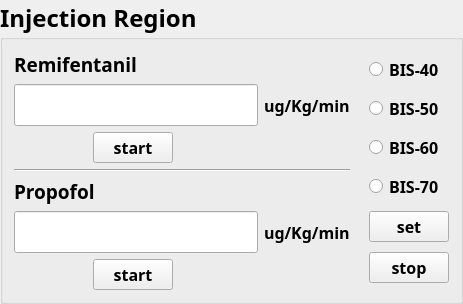
           <widget class="QGroupBox" name="maintain_groupBox">
            <property name="palette">
             <palette>
              <active>
               <colorrole role="WindowText">
                <brush brushstyle="SolidPattern">
                 <color alpha="255">
                  <red>0</red>
                  <green>0</green>
                  <blue>0</blue>
                 </color>
                </brush>
               </colorrole>
              </active>
              <inactive>
               <colorrole role="WindowText">
                <brush brushstyle="SolidPattern">
                 <color alpha="255">
                  <red>0</red>
                  <green>0</green>
                  <blue>0</blue>
                 </color>
                </brush>
               </colorrole>
              </inactive>
              <disabled>
               <colorrole role="WindowText">
                <brush brushstyle="SolidPattern">
                 <color alpha="255">
                  <red>0</red>
                  <green>0</green>
                  <blue>0</blue>
                 </color>
                </brush>
               </colorrole>
              </disabled>
             </palette>
            </property>
            <property name="font">
             <font>
              <family>华文新魏</family>
              <pointsize>18</pointsize>
              <weight>75</weight>
              <bold>true</bold>
             </font>
            </property>
            <property name="title">
             <string>Injection Region</string>
            </property>
            <layout class="QGridLayout" name="gridLayout_7">
             <item row="0" column="0">
              <layout class="QHBoxLayout" name="horizontalLayout_8">
               <item>
                <layout class="QVBoxLayout" name="verticalLayout_3">
                 <item>
                  <widget class="QLabel" name="label">
                   <property name="sizePolicy">
                    <sizepolicy hsizetype="Fixed" vsizetype="Fixed">
                     <horstretch>0</horstretch>
                     <verstretch>0</verstretch>
                    </sizepolicy>
                   </property>
                   <property name="font">
                    <font>
                     <pointsize>14</pointsize>
                    </font>
                   </property>
                   <property name="text">
                    <string>Remifentanil</string>
                   </property>
                  </widget>
                 </item>
                 <item>
                  <layout class="QVBoxLayout" name="verticalLayout_11">
                   <item>
                    <layout class="QHBoxLayout" name="horizontalLayout_18">
                     <item>
                      <widget class="QLineEdit" name="remi_lineEdit">
                       <property name="sizePolicy">
                        <sizepolicy hsizetype="Fixed" vsizetype="Fixed">
                         <horstretch>0</horstretch>
                         <verstretch>0</verstretch>
                        </sizepolicy>
                       </property>
                       <property name="text">
                        <string/>
                       </property>
                      </widget>
                     </item>
                     <item>
                      <widget class="QLabel" name="label_2">
                       <property name="sizePolicy">
                        <sizepolicy hsizetype="Minimum" vsizetype="Preferred">
                         <horstretch>0</horstretch>
                         <verstretch>0</verstretch>
                        </sizepolicy>
                       </property>
                       <property name="font">
                        <font>
                         <pointsize>12</pointsize>
                        </font>
                       </property>
                       <property name="text">
                        <string>ug/Kg/min</string>
                       </property>
                      </widget>
                     </item>
                    </layout>
                   </item>
                   <item>
                    <layout class="QHBoxLayout" name="horizontalLayout_19">
                     <item>
                      <widget class="QPushButton" name="remistart_Button">
                       <property name="sizePolicy">
                        <sizepolicy hsizetype="Fixed" vsizetype="Fixed">
                         <horstretch>0</horstretch>
                         <verstretch>0</verstretch>
                        </sizepolicy>
                       </property>
                       <property name="font">
                        <font>
                         <pointsize>12</pointsize>
                        </font>
                       </property>
                       <property name="text">
                        <string>start</string>
                       </property>
                      </widget>
                     </item>
                     <item>
                      <spacer name="horizontalSpacer_13">
                       <property name="orientation">
                        <enum>Qt::Horizontal</enum>
                       </property>
                       <property name="sizeType">
                        <enum>QSizePolicy::Fixed</enum>
                       </property>
                       <property name="sizeHint" stdset="0">
                        <size>
                         <width>98</width>
                         <height>20</height>
                        </size>
                       </property>
                      </spacer>
                     </item>
                    </layout>
                   </item>
                  </layout>
                 </item>
                 <item>
                  <widget class="Line" name="line_5">
                   <property name="orientation">
                    <enum>Qt::Horizontal</enum>
                   </property>
                  </widget>
                 </item>
                 <item>
                  <widget class="QLabel" name="label_3">
                   <property name="sizePolicy">
                    <sizepolicy hsizetype="Fixed" vsizetype="Fixed">
                     <horstretch>0</horstretch>
                     <verstretch>0</verstretch>
                    </sizepolicy>
                   </property>
                   <property name="font">
                    <font>
                     <pointsize>14</pointsize>
                    </font>
                   </property>
                   <property name="text">
                    <string>Propofol</string>
                   </property>
                  </widget>
                 </item>
                 <item>
                  <layout class="QVBoxLayout" name="verticalLayout_12">
                   <item>
                    <layout class="QHBoxLayout" name="horizontalLayout_20">
                     <item>
                      <widget class="QLineEdit" name="pro_lineEdit">
                       <property name="sizePolicy">
                        <sizepolicy hsizetype="Fixed" vsizetype="Fixed">
                         <horstretch>0</horstretch>
                         <verstretch>0</verstretch>
                        </sizepolicy>
                       </property>
                      </widget>
                     </item>
                     <item>
                      <widget class="QLabel" name="label_4">
                       <property name="sizePolicy">
                        <sizepolicy hsizetype="Fixed" vsizetype="Preferred">
                         <horstretch>0</horstretch>
                         <verstretch>0</verstretch>
                        </sizepolicy>
                       </property>
                       <property name="font">
                        <font>
                         <pointsize>12</pointsize>
                        </font>
                       </property>
                       <property name="text">
                        <string>ug/Kg/min</string>
                       </property>
                      </widget>
                     </item>
                    </layout>
                   </item>
                   <item>
                    <layout class="QHBoxLayout" name="horizontalLayout_21">
                     <item>
                      <widget class="QPushButton" name="prostart_Button">
                       <property name="sizePolicy">
                        <sizepolicy hsizetype="Fixed" vsizetype="Fixed">
                         <horstretch>0</horstretch>
                         <verstretch>0</verstretch>
                        </sizepolicy>
                       </property>
                       <property name="font">
                        <font>
                         <pointsize>12</pointsize>
                        </font>
                       </property>
                       <property name="text">
                        <string>start</string>
                       </property>
                      </widget>
                     </item>
                     <item>
                      <spacer name="horizontalSpacer_14">
                       <property name="orientation">
                        <enum>Qt::Horizontal</enum>
                       </property>
                       <property name="sizeType">
                        <enum>QSizePolicy::Fixed</enum>
                       </property>
                       <property name="sizeHint" stdset="0">
                        <size>
                         <width>98</width>
                         <height>20</height>
                        </size>
                       </property>
                      </spacer>
                     </item>
                    </layout>
                   </item>
                  </layout>
                 </item>
                </layout>
               </item>
               <item>
                <spacer name="horizontalSpacer_15">
                 <property name="orientation">
                  <enum>Qt::Horizontal</enum>
                 </property>
                 <property name="sizeType">
                  <enum>QSizePolicy::Fixed</enum>
                 </property>
                 <property name="sizeHint" stdset="0">
                  <size>
                   <width>13</width>
                   <height>20</height>
                  </size>
                 </property>
                </spacer>
               </item>
               <item>
                <layout class="QVBoxLayout" name="verticalLayout_9">
                 <item>
                  <widget class="QRadioButton" name="BIS40">
                   <property name="font">
                    <font>
                     <pointsize>12</pointsize>
                    </font>
                   </property>
                   <property name="text">
                    <string>BIS-40</string>
                   </property>
                  </widget>
                 </item>
                 <item>
                  <widget class="QRadioButton" name="BIS50">
                   <property name="font">
                    <font>
                     <pointsize>12</pointsize>
                    </font>
                   </property>
                   <property name="text">
                    <string>BIS-50</string>
                   </property>
                  </widget>
                 </item>
                 <item>
                  <widget class="QRadioButton" name="BIS60">
                   <property name="font">
                    <font>
                     <pointsize>12</pointsize>
                    </font>
                   </property>
                   <property name="text">
                    <string>BIS-60</string>
                   </property>
                  </widget>
                 </item>
                 <item>
                  <widget class="QRadioButton" name="BIS70">
                   <property name="font">
                    <font>
                     <pointsize>12</pointsize>
                    </font>
                   </property>
                   <property name="text">
                    <string>BIS-70</string>
                   </property>
                  </widget>
                 </item>
                 <item>
                  <widget class="QPushButton" name="BISset_Button">
                   <property name="font">
                    <font>
                     <pointsize>12</pointsize>
                    </font>
                   </property>
                   <property name="text">
                    <string>set</string>
                   </property>
                  </widget>
                 </item>
                 <item>
                  <widget class="QPushButton" name="Injectctionstop_Button">
                   <property name="font">
                    <font>
                     <pointsize>12</pointsize>
                    </font>
                   </property>
                   <property name="text">
                    <string>stop</string>
                   </property>
                  </widget>
                 </item>
                </layout>
               </item>
              </layout>
             </item>
            </layout>
           </widget>
